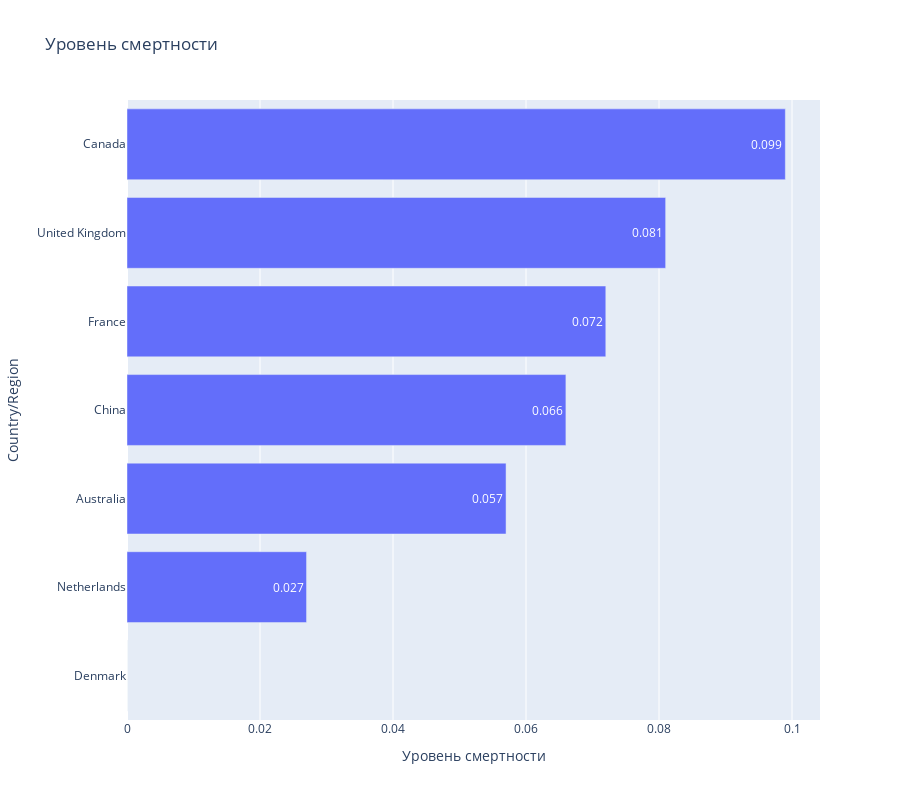

Source (notebook cell):
### Code cell
#Столбчатая диаграмма 
df_mortality = data.query('(Date == "2020-07-17") & (Confirmed > 100)')
df_mortality['mortality'] = df_mortality['Deaths']/df_mortality['Confirmed']
df_mortality['mortality'] = df_mortality['mortality'].apply(lambda x: round(x,3))
df_mortality.sort_values('mortality', ascending = False, inplace = True)

df_mortality.drop_duplicates(subset = ['Country/Region'], keep = 'first', inplace = True)
fig = px.bar(df_mortality[:20].iloc[::-1],
            x='mortality',
            y='Country/Region',
            labels = {'mortality': 'Уровень смертности',
                     'Country_Region':'Страна'},
            title = f'Уровень смертности',
            text = 'mortality',
            height = 800,
            orientation = 'h')
fig.show()

### Figure 1 — Plotly figure (JSON) as saved in the notebook; plotly's stock layout.template omitted (floating-point values rounded to 4 significant figures)
{"data": [{"alignmentgroup": "True", "hovertemplate": "Уровень смертности=%{text}<br>Country/Region=%{y}<extra></extra>", "legendgroup": "", "marker": {"color": "#636efa"}, "name": "", "offsetgroup": "", "orientation": "h", "showlegend": false, "text": [0, 0.027, 0.057, 0.066, 0.072, 0.081, 0.099], "textposition": "auto", "type": "bar", "x": [0, 0.027, 0.057, 0.066, 0.072, 0.081, 0.099], "xaxis": "x", "y": ["Denmark", "Netherlands", "Australia", "China", "France", "United Kingdom", "Canada"], "yaxis": "y"}], "layout": {"barmode": "relative", "height": 800, "legend": {"tracegroupgap": 0}, "title": {"text": "Уровень смертности"}, "xaxis": {"anchor": "y", "domain": [0, 1], "title": {"text": "Уровень смертности"}}, "yaxis": {"anchor": "x", "domain": [0, 1], "title": {"text": "Country/Region"}}}}
